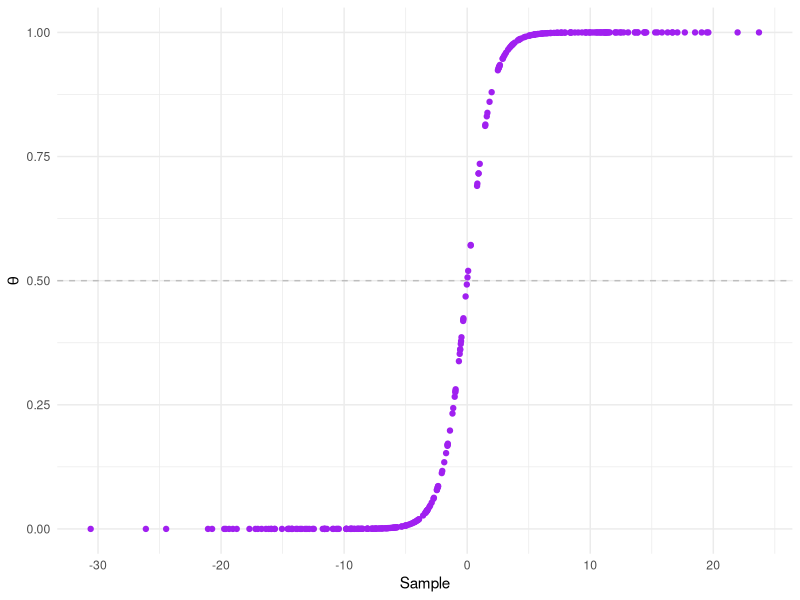
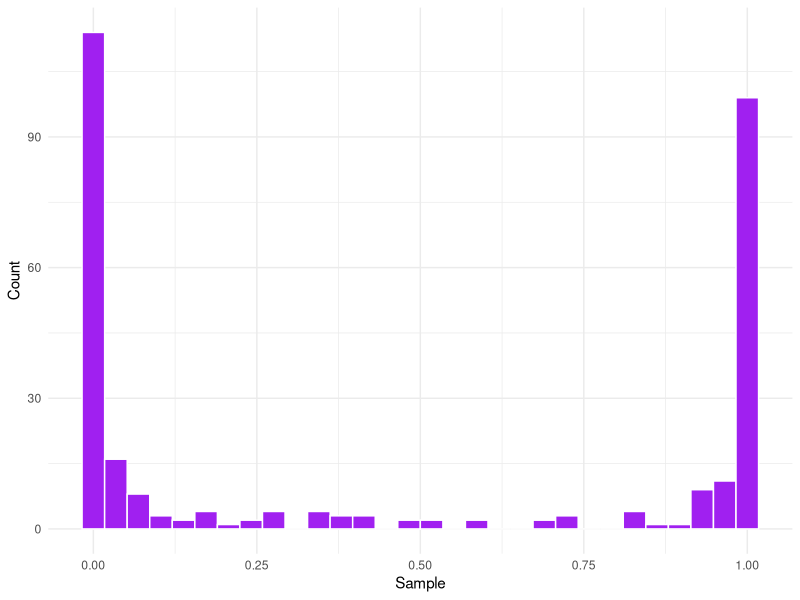

Recreate these plots in R, in order.
#The logit is the inverse of the logistic and vice versa, when transformed to the
#logistic regression, the coefficients show the change on predicted probability
#for a unitary change in the predictor variable

#Exercise 1 
library(ggplot2)
#Assuming that alpha follows a normal distribution with mean 0
sd <- 10
samp <- rnorm(300, 0, sd)
theta <- exp(samp)/(1 + exp(samp))
df <- data.frame(
  samp = samp,
  theta = theta,
  density = dnorm(samp, mean = 0, sd = sd)
)

# Create data frame for ggplot
df <- data.frame(samp = samp, theta = theta)

# Scatter plot of samp vs theta
ggplot(df, aes(x = samp, y = theta)) +
  geom_point(color = "purple") +
  geom_hline(yintercept = 0.5, linetype = "dashed", color = "grey") +
  labs(x = "Sample", y = expression(theta)) +
  theme_minimal()

ggplot(df, aes(x = theta)) +
  geom_histogram(fill = "purple", color = "white", bins = 30) +
  labs(x = "Sample", y = "Count") +
  theme_minimal()


